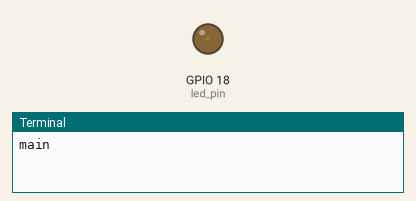
This program was run on a simulated Raspberry Pi (BCM pin numbers). On the bench: output pins drawn as LEDs (lit = HIGH), the last lines printed to the terminal. Threads take turns every 2 ms.

Above: at 0.05 s.
At 0.5 s:
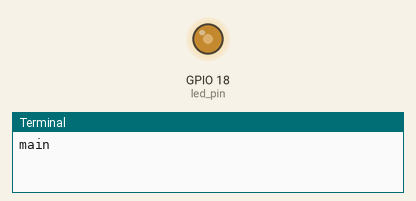
At 0.95 s:
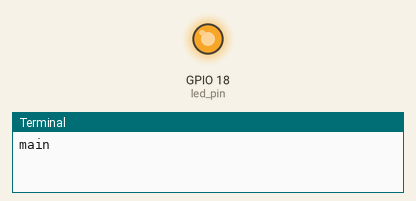
At 1.75 s:
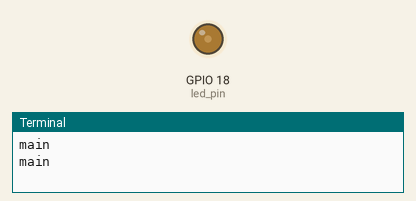
Timing chart, 0 to 4.7 s (numbered marks = the images above):
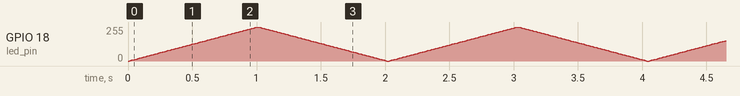

The program:

_13_threading_4.py
```python
import threading
import time
import RPi.GPIO as GPIO

led_pin = 18
GPIO.setmode(GPIO.BCM)
GPIO.setup(led_pin, GPIO.OUT)
pwm = GPIO.PWM(led_pin, 1000.0)
pwm.start(0)

flag_exit = False

def fading_led():
    while True:
        for t_high in range(0, 101):
            pwm.ChangeDutyCycle(t_high)
            time.sleep(0.01)
        for t_high in range(100, -1, -1):
            pwm.ChangeDutyCycle(t_high)
            time.sleep(0.01)
            if flag_exit:
                break


tBL = threading.Thread(target=fading_led)
tBL.start()

try:
    while True:
        print("main")
        time.sleep(1.0)

except KeyboardInterrupt:
    pass

flag_exit = True
tBL.join()

pwm.stop()
GPIO.cleanup()
```
